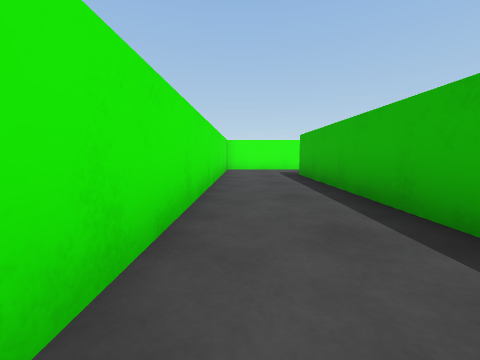
[1] (above)

24 first-person views from a walk through a scene from a Unity 3-D project. The camera is 0.59 m above the floor, tilts 6° down and sees 90° across. The floor is counted in squares, 1 m on a side. Each view is taken from the middle of a square. On the plan, view 1 faces up. The plan holds only what a view shows up to about 9 squares ahead; the rest is blank. The place goes on beyond the plan. The player character is not drawn.

[2]
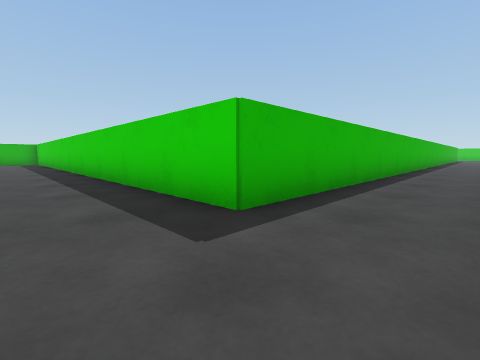

[3]
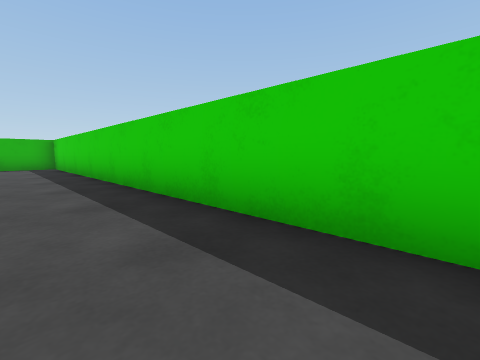

[4]
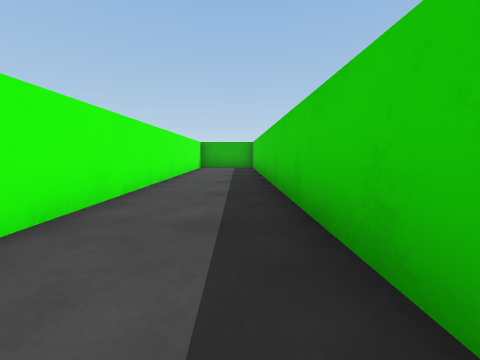

[5]
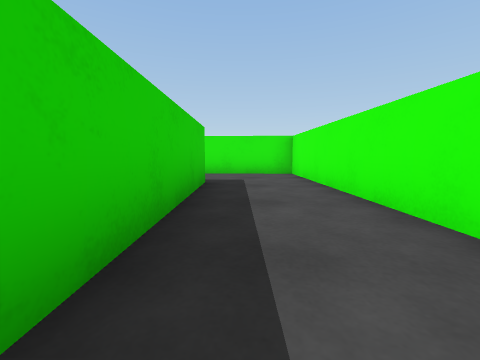

[6]
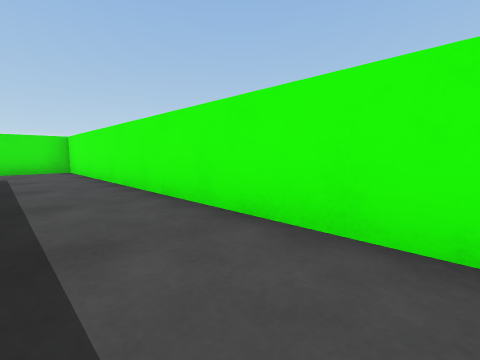

[7]
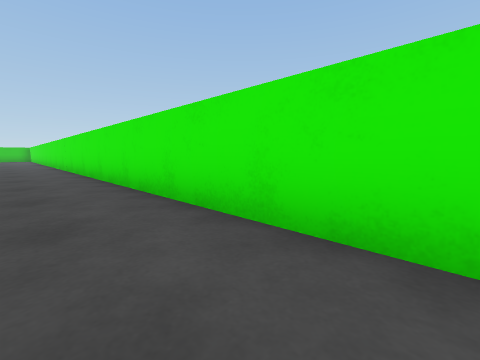

[8]
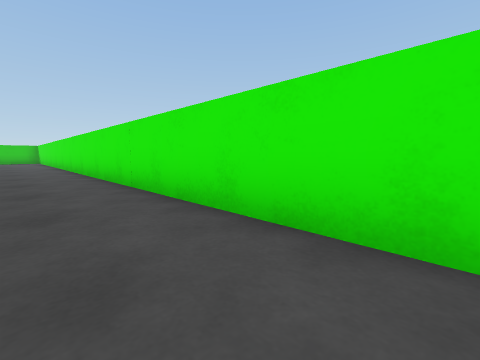

[9]
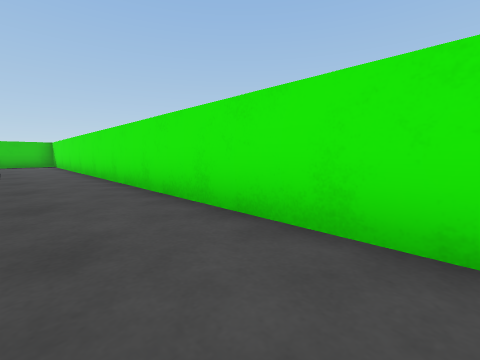

[10]
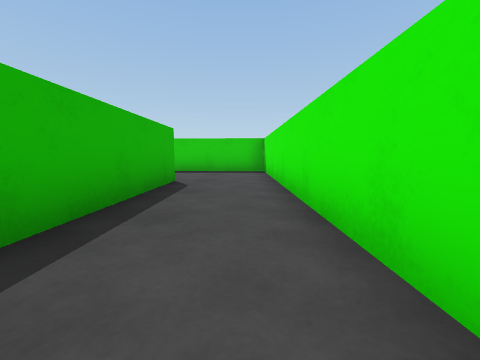

[11]
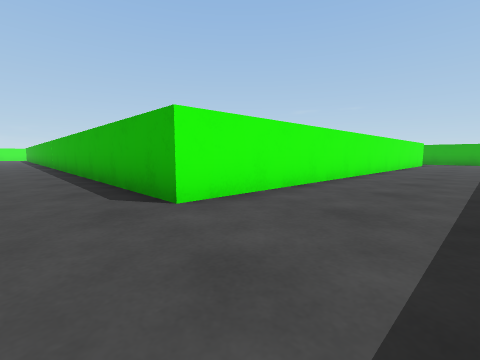

[12]
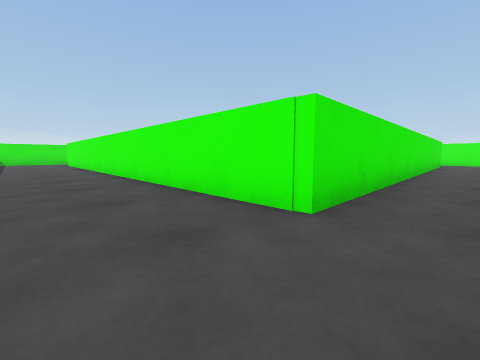

[13]
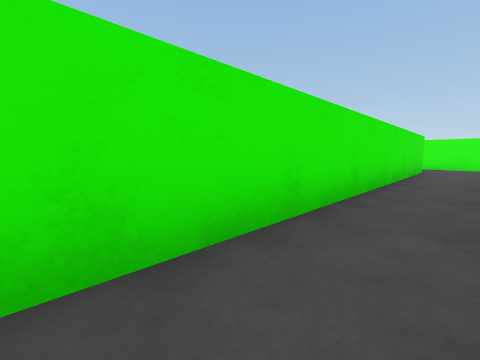

[14]
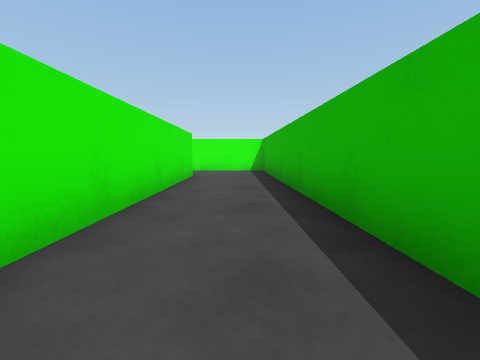

[15]
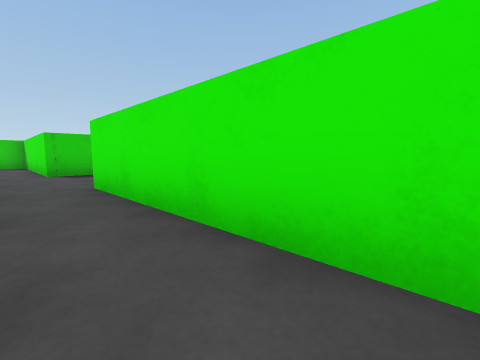

[16]
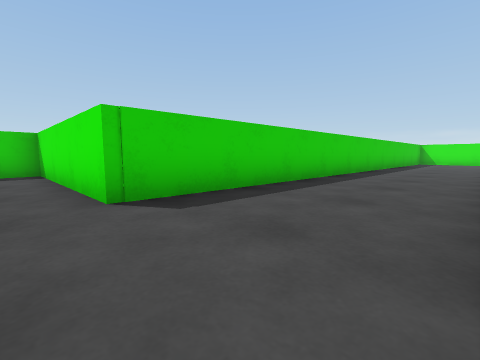

[17]
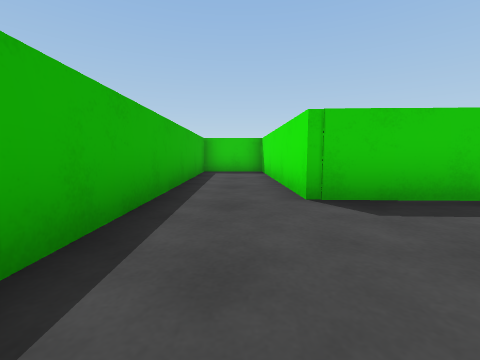

[18]
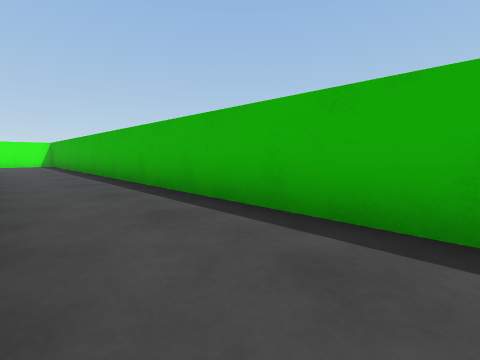

[19]
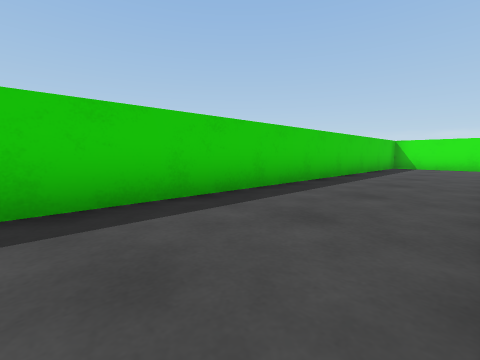

[20]
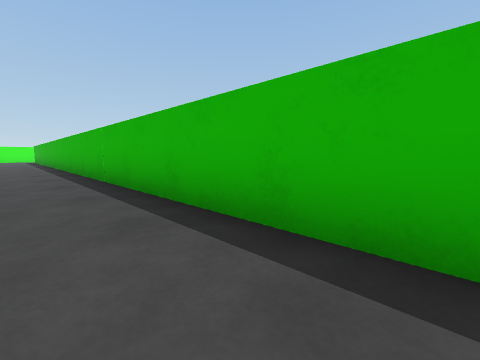

[21]
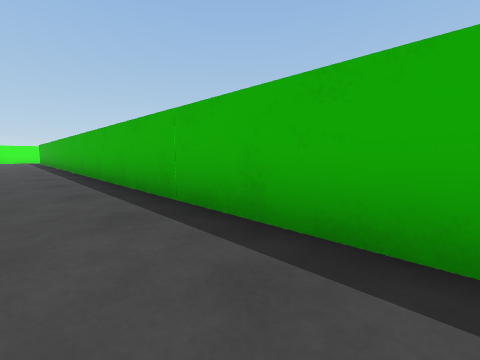

[22]
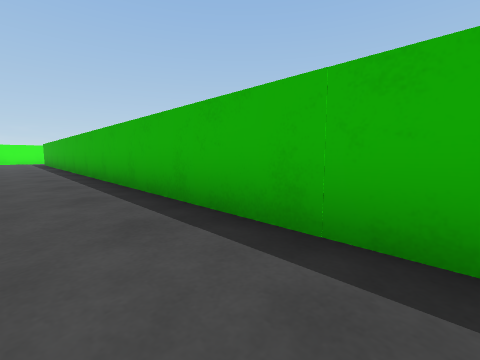

[23]
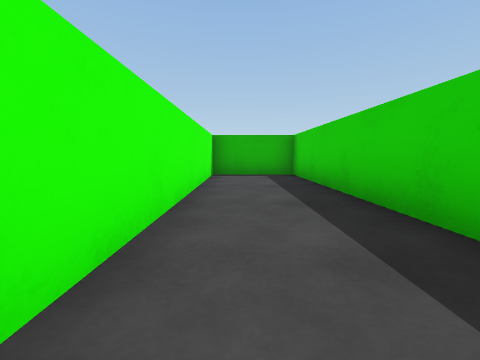

[24]
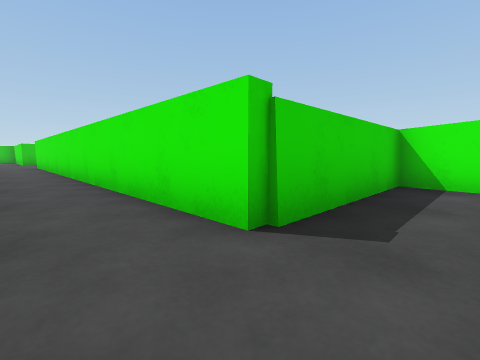

### Floor plan
Points are (right, up) in squares from view 1. A wall is a line through its corners. A room is listed if a view was taken in it or the views show most of it. See-through windows are left out.
Room 1 (views 1, 2, 3, 4, 5, 6, 7, 8, 9, 10, 11, 12, 16, 17, 18, 19, 20, 21, 22, 23)
walls: (15.8, -19.9) (1.5, -19.4) (1.8, 7.2) (18.2, 7.4) (18.2, 9.8) (-0.5, 9.6) (-0.9, -22.6) (16.1, -23.1) (16.2, -28.5) (18.3, -28.4) (18.1, -19.5)
ways out: opening at (17, -20) to room 2
Room 2 (views 13, 14, 15, 24)
walls: (11.9, -5.9) (11.7, -7.1) (15.7, -7.2) (15.8, -19.9); (18.1, -19.5) (17.9, -5.1) (15.2, -5)
ways out: opening at (17, -20) to room 1

Positions as (right, up) in squares from view 1, and headings:
1: (0, 0), facing up
2: (0, 9), facing down-right
3: (6, 9), facing down-right
4: (7, 8), facing right
5: (7, 8), facing left
6: (9, 8), facing up-left
7: (1, 4), facing down-left
8: (1, -2), facing down-left
9: (1, -8), facing down-left
10: (0, -14), facing down
11: (0, -22), facing up-right
12: (17, -22), facing up-left
13: (17, -17), facing up-left
14: (17, -14), facing up
15: (17, -15), facing down-left
16: (17, -20), facing down-left
17: (17, -20), facing down
18: (16, -20), facing up-right
19: (11, -20), facing down-left
20: (0, -15), facing up-right
21: (0, -12), facing up-right
22: (0, -10), facing up-right
23: (11, 9), facing right
24: (17, -6), facing down-left
